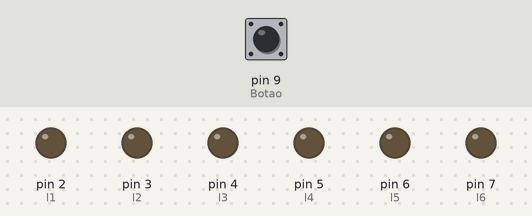
Bench run of a sketch on a simulated Arduino Uno, built with avr-gcc and run on an emulated ATmega328P. Parts: output pins drawn as LEDs (lit = HIGH). Dashed ring = blinking. The inputs (shaded band) are chosen by the test bench; at power-on: pin 9 (Botao) LOW.

Above: at 1.4 s.
1.5 s: pin 9 (Botao) pulled HIGH for 0.35 s
At 1.85 s:
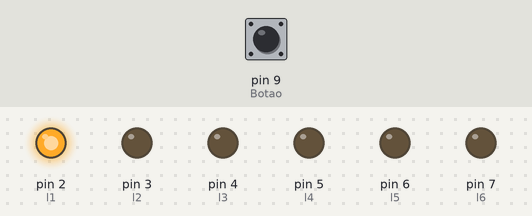
At 2.25 s:
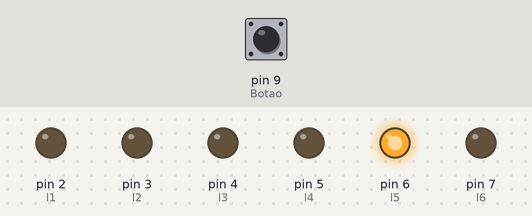
4.5 s: pin 9 (Botao) pulled HIGH for 3.2 s
At 4.95 s:
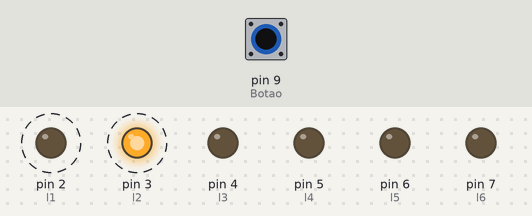
Timing chart, 0 to 9.3 s (numbered marks = the images above; inputs shaded):
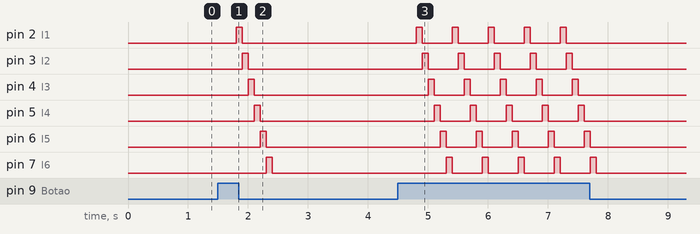

The sketch:

arcoiris.ino
```cpp
int l6 = 7;
int l5 = 6;
int l4 = 5;
int l3 = 4;
int l2 = 3;
int l1 = 2;
int Botao = 9;
int EstadoBotao = 0;
int led;

void setup()
{
  pinMode(l1, OUTPUT); //Pino do led será saída
  pinMode(l2, OUTPUT); //Pino do led será saída
  pinMode(l3, OUTPUT); //Pino do led será saída
  pinMode(l4, OUTPUT); //Pino do led será saída
  pinMode(l5, OUTPUT); //Pino do led será saída
  pinMode(l6, OUTPUT); //Pino do led será saída
  pinMode(Botao, INPUT); //Pino com botão será entrada
}
void loop()
{
  EstadoBotao = digitalRead(Botao);
  if(EstadoBotao==HIGH)
  {
    for(led=2; led<=7;led++){
      digitalWrite(led, HIGH);
      delay(100);
      digitalWrite(led, LOW);
    }
  }
  EstadoBotao = digitalRead(Botao);
  if(EstadoBotao==LOW)
  {
    for(led=2; led<=7;led++){
      digitalWrite(led, LOW);
      delay(100);
    }
  }

}
```

Measured:
- after the input at 1.5 s, pin 2 (l1): LOW → HIGH after 0.30 s, → LOW 0.10 s later; pin 3 (l2): LOW → HIGH after 0.40 s, → LOW 0.10 s later; pin 4 (l3): LOW → HIGH after 0.50 s, → LOW 0.10 s later; pin 5 (l4): LOW → HIGH after 0.60 s, → LOW 0.10 s later; pin 6 (l5): LOW → HIGH after 0.70 s, → LOW 0.10 s later
- after the input at 4.5 s, pin 2 (l1): alternates HIGH for 0.10 s and LOW for 0.50 s, 10 changes in all, then stays LOW, starting after 0.30 s; pin 3 (l2): alternates HIGH for 0.10 s and LOW for 0.50 s, 10 changes in all, then stays LOW, starting after 0.40 s
